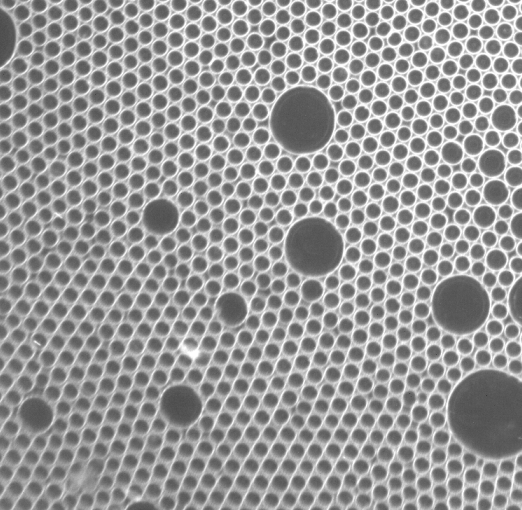
#> input picture 20191012/DeblurDropX/blur/test.PNG, 522 x 510 px, given in place of test.bmp, which was not available
$ python main.py
#> lines starting #> are read from the running program, lines starting #| are printed output that depends on the picture
#!/usr/bin/env python
# -*- coding:utf-8 -*-
# author:ingy time:2019/9/16

import cv2
import numpy as np
import matplotlib.pyplot as plt
from GaussianBand import GaussianBand
from ButterworthBand import ButterworthBand
from IdealBand import IdealBand

if __name__ == "__main__":
    src = cv2.imread('test.bmp', 0)
#> src is the input picture: shape (510, 522); min 57, max 255, mean 152.2

    # 快速傅里叶变换算法得到频率分布
    f = np.fft.fft2(src)

    # 默认结果中心点位置是在左上角
    # 调用fftshift()函数转移到中间位置
    fshift = np.fft.fftshift(f)

    # fft结果是复数, 其绝对值结果是振幅
    fsrc = np.log(np.abs(fshift))
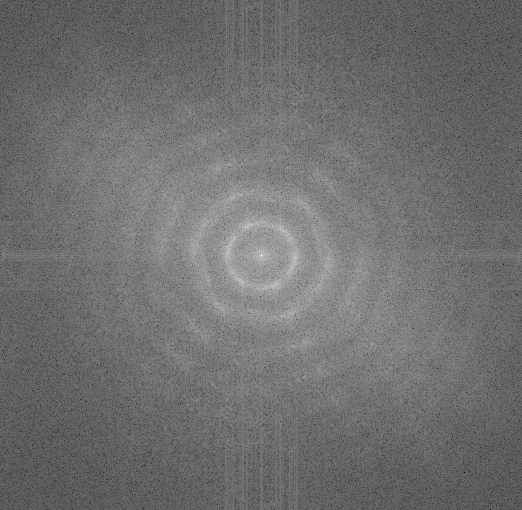
#> fsrc: shape (510, 522) float64; min 0.609, max 17.52, mean 8; drawn with min black and max white

    # 展示结果
    plt.subplot(221), plt.imshow(src, 'gray'), plt.title('Original Image')
    plt.axis('off')
    plt.subplot(222), plt.imshow(fsrc, 'gray'), plt.title('Fourier Image')
    plt.axis('off')

    # 生成带阻滤波器
    # filter = GaussianBand() # 高斯带通带阻滤波器
    # filter = ButterworthBand()  # 巴特沃斯带通带阻滤波器
#> (the run stopped early here; a loop or call above may not have finished)

$ run again, with 20191012/DeblurDropX/blur/01.png copied over 20191012/DeblurDropX/blur/test.PNG
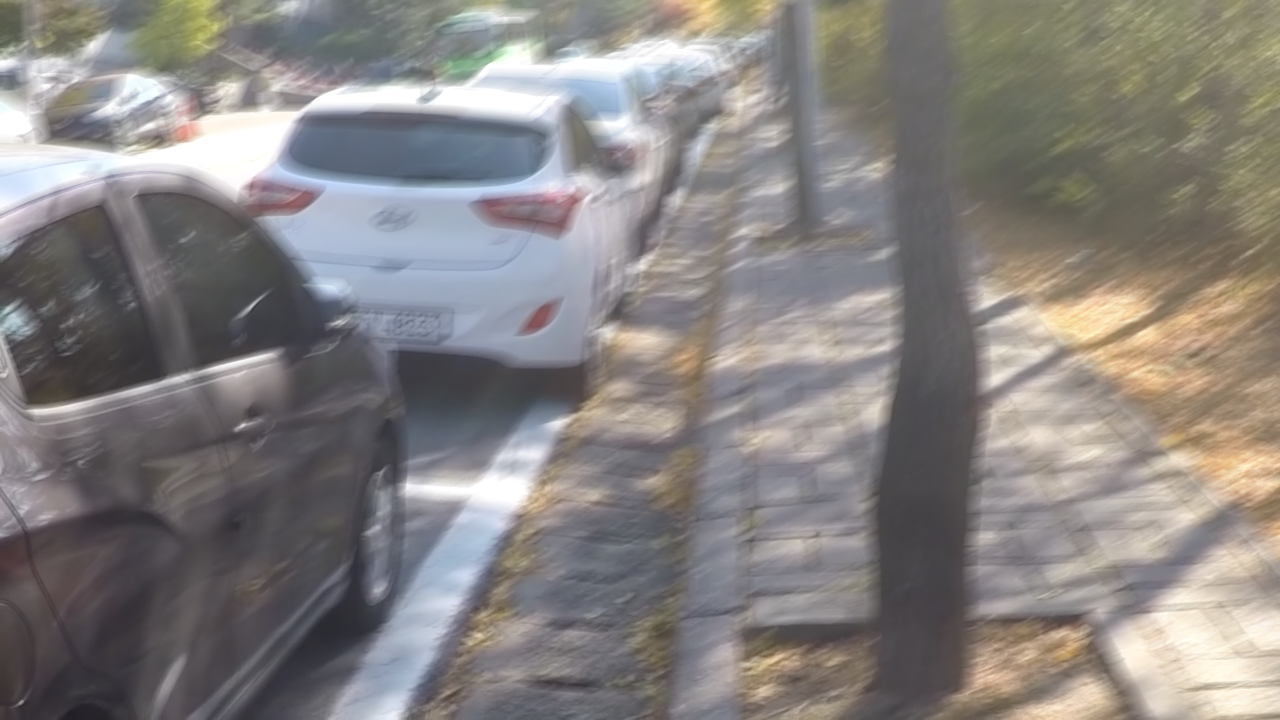
#> input picture 20191012/DeblurDropX/blur/01.png, 1280 x 720 px, given in place of test.bmp, which was not available
#> `src = cv2.imread('test.bmp', 0)`:
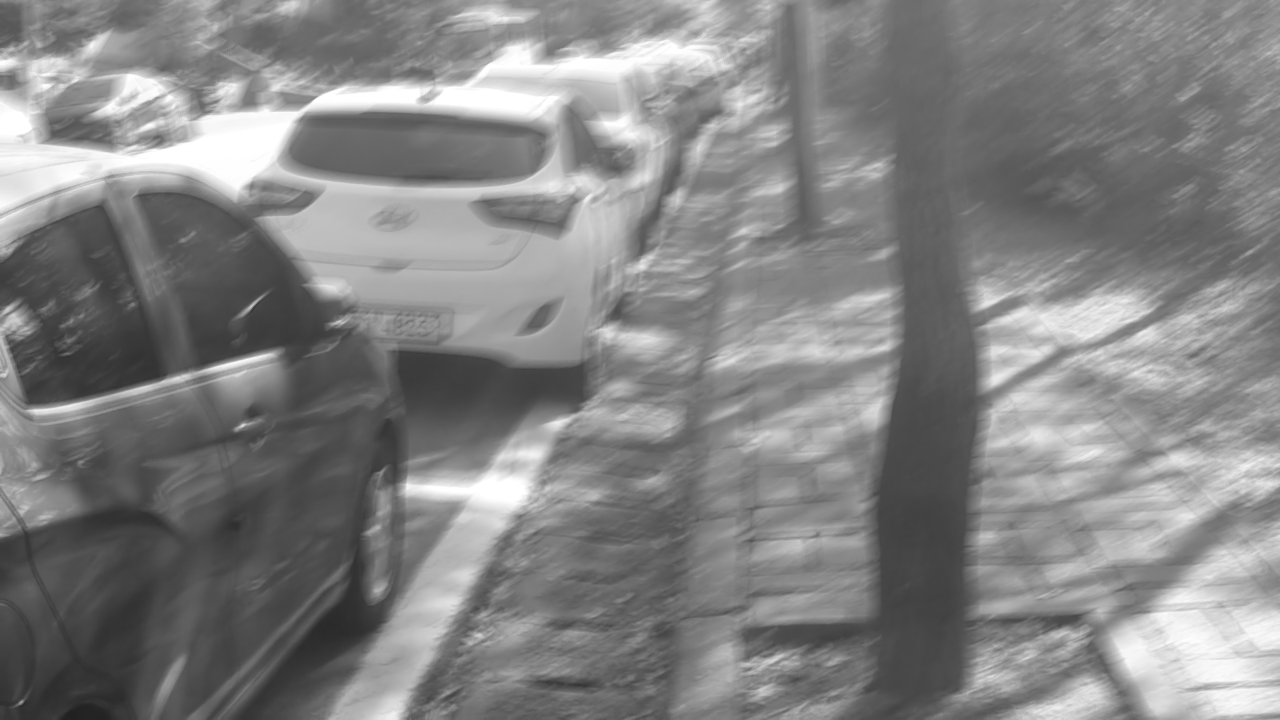
#> src: shape (720, 1280); min 33, max 255, mean 130.9
#> `fsrc = np.log(np.abs(fshift))`:
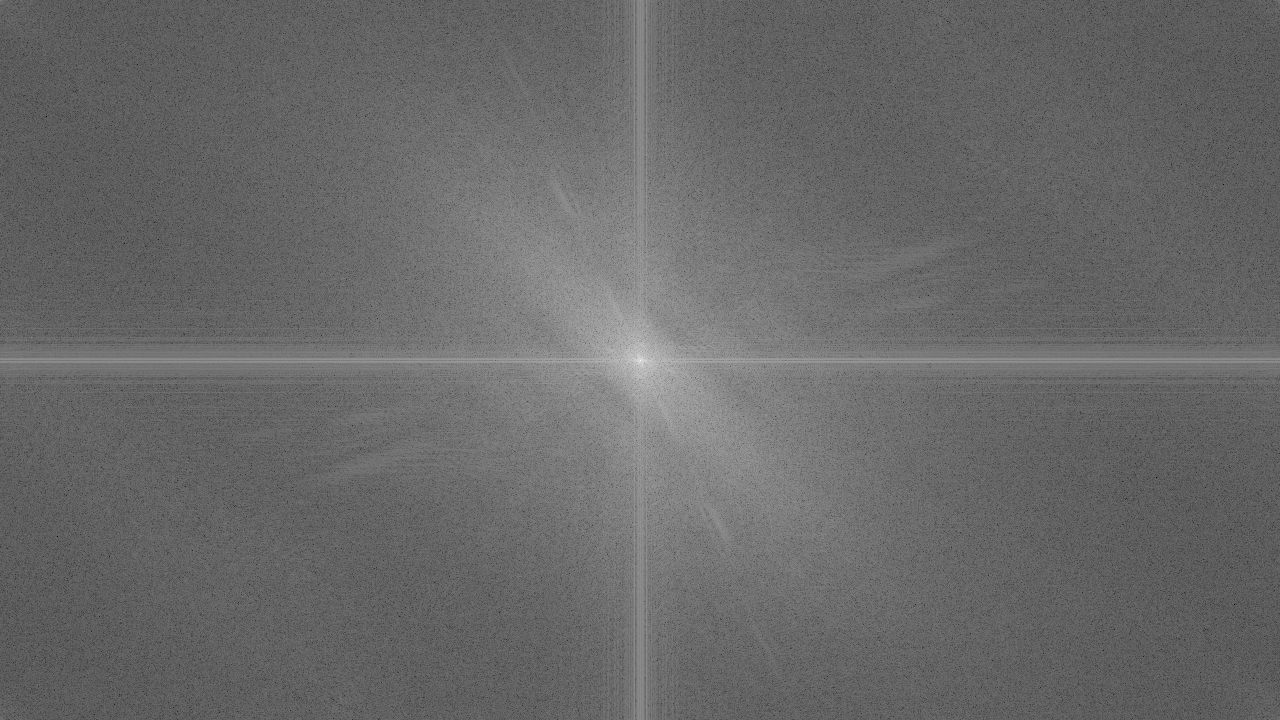
#> fsrc: shape (720, 1280) float64; min -1.19, max 18.61, mean 6.98; drawn with min black and max white
